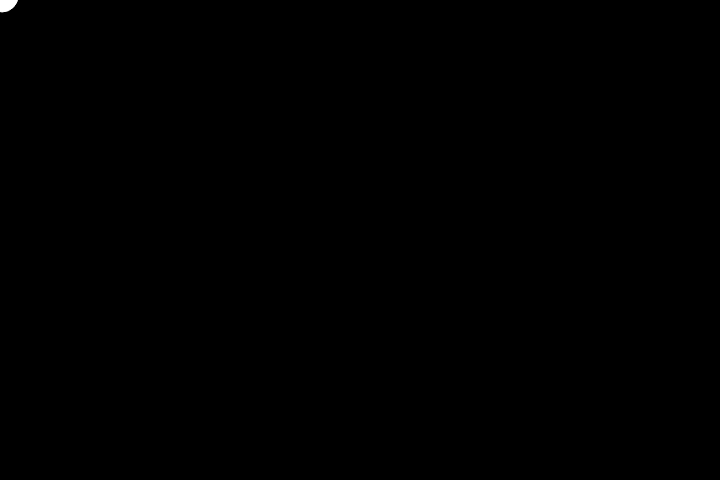
Frame 1 (no input)
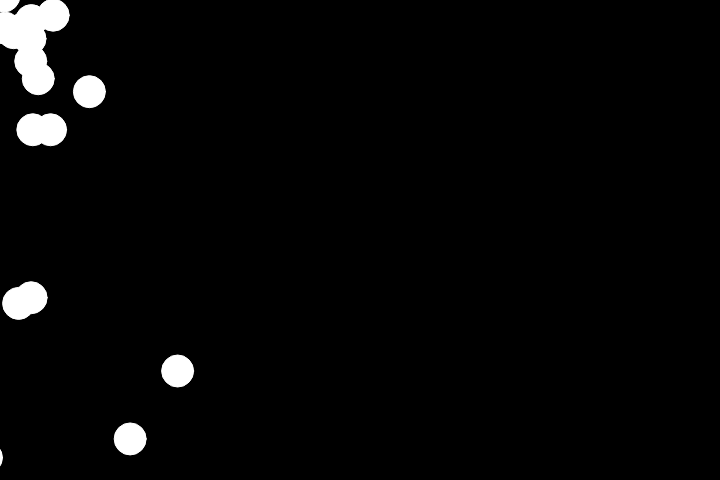
Frame 60 (no input)
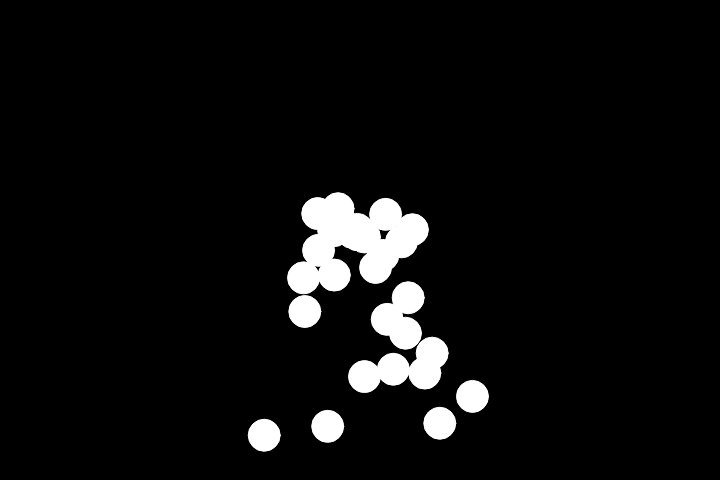
Frame 120 (the mouse pressed at the canvas centre since frame 60)

The p5.js sketch that drew these frames (run headless with seeded random() and noise() and a simulated clock; from frame 60 on, the mouse is pressed at the canvas centre):

// p5.js sketch
// ── sketch.js
function setup() {
  createCanvas(720, 480);
  particleLimit = 100;
  
  // Initialize the particle simulator.
  particleSim = new Particles(particleLimit);
  
}

function draw() {
  background(0);
  
  /*
  Creates a simulation that:
  - Follows users mouse (mouseX, mouseY),
  - Has particle size of 32,
  - Has a random horizontal velocity between -5 to 5 pixels,
  - Has a random vertical velocity between 4 to 9 pixels. 
  */
  particleSim.createParticles(mouseX, mouseY, 32, random(-5,5), random(4,9));
  
  particleSim.draw();
  
  particleSim.removeExcess();
  
}

// ── Particles.js
class Particles {
  
  /*
    This class contains a list of particle classes.
    It has the ability to remove old particles to create new ones,
      which means it doesn't keep eating memory.
  */
  constructor (quantity = 100) {
    this.quantity = quantity;
    this.particleArray = [];
  }
  
  // Creates particles if there is a "space" for them.
  createParticles(x = width/2, y = height/2, size = 16, xV = 0, yV = 0, g = 1) {
    if (this.particleArray.length < this.quantity) {
      this.particleArray.push(new particle(x, y, size, xV, yV, g));
    }
  }

  draw(fillColor=255, strokeColor=255) {
    for (let i = 0; i < this.particleArray.length; i++) {
      this.particleArray[i].update();
      this.particleArray[i].draw(fillColor, strokeColor);
    }
  }
  
  // Removes particles once they reach the maximum quantity.
  removeExcess() {
    if (this.particleArray.length == this.quantity) {
      this.particleArray.splice(0, 1);
    }
  }
}

// ── particle.js
class particle {
  // A single particle.
  constructor(x=width/2, y=height/2, size=16, xV=0, yV=0, g=0) {
    this.x = x;
    this.y = y;
    this.size = size;
    
    // Sideways (xV) and upwards  (yV) velocity
    this.xV = xV;
    this.yV = yV;
    
    // These are the gravitational constants of sorts
    this.g = g;
    this.acc = g;
  }

  update() {
    // xVelocity is unchanged
    this.x = this.x + this.xV;
    
    // yVelocity goes from negative to positive faster and faster
    this.y = this.y - this.yV + this.acc;
    this.acc = this.acc + this.g;
  }
  
  draw(cFill = 255, cStroke = 255) {
    fill(cFill);
    stroke(cStroke);
    circle(this.x, this.y, this.size);
  }
}
